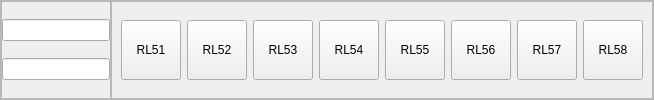
          <widget class="QFrame" name="row5">
           <property name="frameShape">
            <enum>QFrame::StyledPanel</enum>
           </property>
           <property name="frameShadow">
            <enum>QFrame::Raised</enum>
           </property>
           <layout class="QHBoxLayout" name="horizontalLayout_12">
            <property name="spacing">
             <number>0</number>
            </property>
            <property name="leftMargin">
             <number>0</number>
            </property>
            <property name="topMargin">
             <number>0</number>
            </property>
            <property name="rightMargin">
             <number>0</number>
            </property>
            <property name="bottomMargin">
             <number>0</number>
            </property>
            <item>
             <widget class="QFrame" name="row5Frame">
              <property name="minimumSize">
               <size>
                <width>0</width>
                <height>0</height>
               </size>
              </property>
              <property name="maximumSize">
               <size>
                <width>120</width>
                <height>16777215</height>
               </size>
              </property>
              <property name="frameShape">
               <enum>QFrame::StyledPanel</enum>
              </property>
              <property name="frameShadow">
               <enum>QFrame::Raised</enum>
              </property>
              <layout class="QVBoxLayout" name="row5FrameverticalLayout">
               <property name="spacing">
                <number>0</number>
               </property>
               <property name="leftMargin">
                <number>0</number>
               </property>
               <property name="topMargin">
                <number>0</number>
               </property>
               <property name="rightMargin">
                <number>0</number>
               </property>
               <property name="bottomMargin">
                <number>0</number>
               </property>
               <item>
                <widget class="QLineEdit" name="row5HlineEdit"/>
               </item>
               <item>
                <widget class="QLineEdit" name="row5LlineEdit"/>
               </item>
              </layout>
             </widget>
            </item>
            <item>
             <widget class="QFrame" name="row5ButtonsFrame">
              <property name="frameShape">
               <enum>QFrame::StyledPanel</enum>
              </property>
              <property name="frameShadow">
               <enum>QFrame::Raised</enum>
              </property>
              <layout class="QHBoxLayout" name="row5ButtonsFramehorizontalLayout">
               <item>
                <widget class="QPushButton" name="RL51">
                 <property name="minimumSize">
                  <size>
                   <width>60</width>
                   <height>50</height>
                  </size>
                 </property>
                 <property name="maximumSize">
                  <size>
                   <width>60</width>
                   <height>60</height>
                  </size>
                 </property>
                 <property name="text">
                  <string>RL51</string>
                 </property>
                 <property name="checkable">
                  <bool>true</bool>
                 </property>
                </widget>
               </item>
               <item>
                <widget class="QPushButton" name="RL52">
                 <property name="minimumSize">
                  <size>
                   <width>60</width>
                   <height>50</height>
                  </size>
                 </property>
                 <property name="maximumSize">
                  <size>
                   <width>60</width>
                   <height>60</height>
                  </size>
                 </property>
                 <property name="text">
                  <string>RL52</string>
                 </property>
                 <property name="checkable">
                  <bool>true</bool>
                 </property>
                </widget>
               </item>
               <item>
                <widget class="QPushButton" name="RL53">
                 <property name="minimumSize">
                  <size>
                   <width>60</width>
                   <height>50</height>
                  </size>
                 </property>
                 <property name="maximumSize">
                  <size>
                   <width>60</width>
                   <height>60</height>
                  </size>
                 </property>
                 <property name="text">
                  <string>RL53</string>
                 </property>
                 <property name="checkable">
                  <bool>true</bool>
                 </property>
                </widget>
               </item>
               <item>
                <widget class="QPushButton" name="RL54">
                 <property name="minimumSize">
                  <size>
                   <width>60</width>
                   <height>50</height>
                  </size>
                 </property>
                 <property name="maximumSize">
                  <size>
                   <width>60</width>
                   <height>60</height>
                  </size>
                 </property>
                 <property name="text">
                  <string>RL54</string>
                 </property>
                 <property name="checkable">
                  <bool>true</bool>
                 </property>
                </widget>
               </item>
               <item>
                <widget class="QPushButton" name="RL55">
                 <property name="minimumSize">
                  <size>
                   <width>60</width>
                   <height>50</height>
                  </size>
                 </property>
                 <property name="maximumSize">
                  <size>
                   <width>60</width>
                   <height>60</height>
                  </size>
                 </property>
                 <property name="text">
                  <string>RL55</string>
                 </property>
                 <property name="checkable">
                  <bool>true</bool>
                 </property>
                </widget>
               </item>
               <item>
                <widget class="QPushButton" name="RL56">
                 <property name="minimumSize">
                  <size>
                   <width>60</width>
                   <height>50</height>
                  </size>
                 </property>
                 <property name="maximumSize">
                  <size>
                   <width>60</width>
                   <height>60</height>
                  </size>
                 </property>
                 <property name="text">
                  <string>RL56</string>
                 </property>
                 <property name="checkable">
                  <bool>true</bool>
                 </property>
                </widget>
               </item>
               <item>
                <widget class="QPushButton" name="RL57">
                 <property name="minimumSize">
                  <size>
                   <width>60</width>
                   <height>50</height>
                  </size>
                 </property>
                 <property name="maximumSize">
                  <size>
                   <width>60</width>
                   <height>60</height>
                  </size>
                 </property>
                 <property name="text">
                  <string>RL57</string>
                 </property>
                 <property name="checkable">
                  <bool>true</bool>
                 </property>
                </widget>
               </item>
               <item>
                <widget class="QPushButton" name="RL58">
                 <property name="minimumSize">
                  <size>
                   <width>60</width>
                   <height>50</height>
                  </size>
                 </property>
                 <property name="maximumSize">
                  <size>
                   <width>60</width>
                   <height>60</height>
                  </size>
                 </property>
                 <property name="text">
                  <string>RL58</string>
                 </property>
                 <property name="checkable">
                  <bool>true</bool>
                 </property>
                </widget>
               </item>
              </layout>
             </widget>
            </item>
           </layout>
          </widget>
